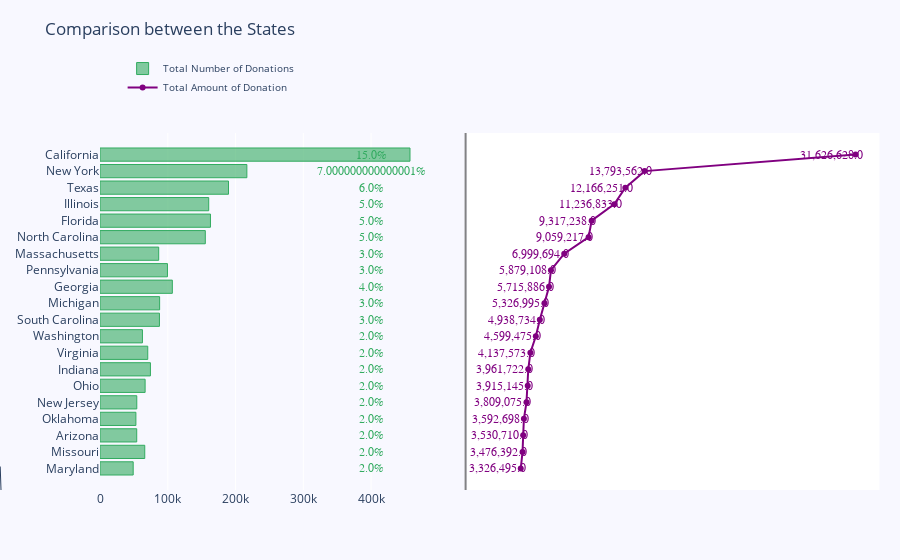

Here is the notebook cell this chart was saved with:
### Code cell
import plotly.graph_objects as go
from plotly.subplots import make_subplots

import numpy as np

m = 20

df_exp = df.groupby('School State').agg({'Donation Amount': 'sum', 'Donor ID': 'count'})
df_exp.loc[:, 'donation_amount_per'] = df_exp.loc[:, 'Donation Amount'] / df_exp['Donation Amount'].sum()
df_exp.loc[:, 'donation_freq_per'] = df_exp.loc[:, 'Donor ID'] / df_exp['Donor ID'].sum()

df_exp = df_exp.sort_values(['Donation Amount', 'Donor ID']).reset_index(drop=False)
y_saving = df_exp['Donor ID'][-m:]
y_net_worth = df_exp['Donation Amount'][-m:]
x = df_exp['School State'][-m:]


# Creating two subplots
fig = make_subplots(rows=1, cols=2, specs=[[{}, {}]], shared_xaxes=True,
                    shared_yaxes=True, vertical_spacing=0.001)

fig.append_trace(go.Bar(
    x=y_saving,
    y=x,
    marker=dict(
        color='rgba(50, 171, 96, 0.6)',
        line=dict(
            color='rgba(50, 171, 96, 1.0)',
            width=1),
    ),
    name='Total Number of Donations',
    orientation='h',
), 1, 1)

fig.append_trace(go.Scatter(
    x=y_net_worth, y=x,
    mode='lines+markers',
    line_color='rgb(128, 0, 128)',
    name='Total Amount of Donation',
), 1, 2)

fig.update_layout(
    title='Comparison between the States',
    yaxis=dict(
        showgrid=False,
        showline=False,
        showticklabels=True,
        domain=[0, 0.85],
    ),
    yaxis2=dict(
        showgrid=False,
        showline=True,
        showticklabels=False,
        linecolor='rgba(102, 102, 102, 0.8)',
        linewidth=2,
        domain=[0, 0.85],
    ),
    xaxis=dict(
        zeroline=False,
        showline=False,
        showticklabels=True,
        showgrid=True,
        domain=[0, 0.42],
    ),
    xaxis2=dict(
        zeroline=False,
        showline=False,
        showticklabels=False,
        showgrid=True,
        domain=[0.47, 1],
        side='top',
        dtick=40000,
    ),
    legend=dict(x=0.029, y=1.038, font_size=10),
    margin=dict(l=100, r=20, t=70, b=70),
    paper_bgcolor='rgb(248, 248, 255)',
    plot_bgcolor='rgb(248, 248, 255)',
)

annotations = []

y_s = np.round(df_exp['donation_freq_per'][-m:], decimals=2)*100
y_nw = np.rint(y_net_worth)

# Adding labels
for ydn, yd, xd in zip(y_nw, y_s, x):
    # labeling the scatter savings
    annotations.append(dict(xref='x2', yref='y2',
                            y=xd, x=ydn - 2000000,
                            text='{:,}'.format(ydn),
                            font=dict(family='Arial', size=12,
                                      color='rgb(128, 0, 128)'),
                            showarrow=False))
    # labeling the bar net worth
    annotations.append(dict(xref='x1', yref='y1',
                            y=xd, x=yd + 400000,
                            text=str(yd) + '%',
                            font=dict(family='Arial', size=12,
                                      color='rgb(50, 171, 96)'),
                            showarrow=False))
# Source
annotations.append(dict(xref='paper', yref='paper',
                        x=-0.2, y=0,
                        font=dict(family='Arial', size=10, color='rgb(150,150,150)'),
                        showarrow=True))

fig.update_layout(annotations=annotations)

fig.show()

### Figure 1 — Plotly figure (JSON) as saved in the notebook; plotly's stock layout.template omitted (floating-point values rounded to 4 significant figures)
{"data": [{"marker": {"color": "rgba(50, 171, 96, 0.6)", "line": {"color": "rgba(50, 171, 96, 1.0)", "width": 1}}, "name": "Total Number of Donations", "orientation": "h", "type": "bar", "x": [48967, 66022, 54186, 52971, 54287, 66555, 74402, 70457, 62621, 87710, 87977, 106723, 99533, 86594, 155390, 162987, 160396, 189607, 216688, 457388], "xaxis": "x", "y": ["Maryland", "Missouri", "Arizona", "Oklahoma", "New Jersey", "Ohio", "Indiana", "Virginia", "Washington", "South Carolina", "Michigan", "Georgia", "Pennsylvania", "Massachusetts", "North Carolina", "Florida", "Illinois", "Texas", "New York", "California"], "yaxis": "y"}, {"line": {"color": "rgb(128, 0, 128)"}, "mode": "lines+markers", "name": "Total Amount of Donation", "type": "scatter", "x": [3326000.0, 3476000.0, 3531000.0, 3593000.0, 3809000.0, 3915000.0, 3962000.0, 4138000.0, 4599000.0, 4939000.0, 5327000.0, 5716000.0, 5879000.0, 7000000.0, 9059000.0, 9317000.0, 11240000.0, 12170000.0, 13790000.0, 31630000.0], "xaxis": "x2", "y": ["Maryland", "Missouri", "Arizona", "Oklahoma", "New Jersey", "Ohio", "Indiana", "Virginia", "Washington", "South Carolina", "Michigan", "Georgia", "Pennsylvania", "Massachusetts", "North Carolina", "Florida", "Illinois", "Texas", "New York", "California"], "yaxis": "y2"}], "layout": {"annotations": [{"font": {"color": "rgb(128, 0, 128)", "family": "Arial", "size": 12}, "showarrow": false, "text": "3,326,495.0", "x": 1326495, "xref": "x2", "y": "Maryland", "yref": "y2"}, {"font": {"color": "rgb(50, 171, 96)", "family": "Arial", "size": 12}, "showarrow": false, "text": "2.0%", "x": 400002, "xref": "x", "y": "Maryland", "yref": "y"}, {"font": {"color": "rgb(128, 0, 128)", "family": "Arial", "size": 12}, "showarrow": false, "text": "3,476,392.0", "x": 1476392, "xref": "x2", "y": "Missouri", "yref": "y2"}, {"font": {"color": "rgb(50, 171, 96)", "family": "Arial", "size": 12}, "showarrow": false, "text": "2.0%", "x": 400002, "xref": "x", "y": "Missouri", "yref": "y"}, {"font": {"color": "rgb(128, 0, 128)", "family": "Arial", "size": 12}, "showarrow": false, "text": "3,530,710.0", "x": 1530710, "xref": "x2", "y": "Arizona", "yref": "y2"}, {"font": {"color": "rgb(50, 171, 96)", "family": "Arial", "size": 12}, "showarrow": false, "text": "2.0%", "x": 400002, "xref": "x", "y": "Arizona", "yref": "y"}, {"font": {"color": "rgb(128, 0, 128)", "family": "Arial", "size": 12}, "showarrow": false, "text": "3,592,698.0", "x": 1592698, "xref": "x2", "y": "Oklahoma", "yref": "y2"}, {"font": {"color": "rgb(50, 171, 96)", "family": "Arial", "size": 12}, "showarrow": false, "text": "2.0%", "x": 400002, "xref": "x", "y": "Oklahoma", "yref": "y"}, {"font": {"color": "rgb(128, 0, 128)", "family": "Arial", "size": 12}, "showarrow": false, "text": "3,809,075.0", "x": 1809075, "xref": "x2", "y": "New Jersey", "yref": "y2"}, {"font": {"color": "rgb(50, 171, 96)", "family": "Arial", "size": 12}, "showarrow": false, "text": "2.0%", "x": 400002, "xref": "x", "y": "New Jersey", "yref": "y"}, {"font": {"color": "rgb(128, 0, 128)", "family": "Arial", "size": 12}, "showarrow": false, "text": "3,915,145.0", "x": 1915145, "xref": "x2", "y": "Ohio", "yref": "y2"}, {"font": {"color": "rgb(50, 171, 96)", "family": "Arial", "size": 12}, "showarrow": false, "text": "2.0%", "x": 400002, "xref": "x", "y": "Ohio", "yref": "y"}, {"font": {"color": "rgb(128, 0, 128)", "family": "Arial", "size": 12}, "showarrow": false, "text": "3,961,722.0", "x": 1961722, "xref": "x2", "y": "Indiana", "yref": "y2"}, {"font": {"color": "rgb(50, 171, 96)", "family": "Arial", "size": 12}, "showarrow": false, "text": "2.0%", "x": 400002, "xref": "x", "y": "Indiana", "yref": "y"}, {"font": {"color": "rgb(128, 0, 128)", "family": "Arial", "size": 12}, "showarrow": false, "text": "4,137,573.0", "x": 2137573, "xref": "x2", "y": "Virginia", "yref": "y2"}, {"font": {"color": "rgb(50, 171, 96)", "family": "Arial", "size": 12}, "showarrow": false, "text": "2.0%", "x": 400002, "xref": "x", "y": "Virginia", "yref": "y"}, {"font": {"color": "rgb(128, 0, 128)", "family": "Arial", "size": 12}, "showarrow": false, "text": "4,599,475.0", "x": 2599475, "xref": "x2", "y": "Washington", "yref": "y2"}, {"font": {"color": "rgb(50, 171, 96)", "family": "Arial", "size": 12}, "showarrow": false, "text": "2.0%", "x": 400002, "xref": "x", "y": "Washington", "yref": "y"}, {"font": {"color": "rgb(128, 0, 128)", "family": "Arial", "size": 12}, "showarrow": false, "text": "4,938,734.0", "x": 2938734, "xref": "x2", "y": "South Carolina", "yref": "y2"}, {"font": {"color": "rgb(50, 171, 96)", "family": "Arial", "size": 12}, "showarrow": false, "text": "3.0%", "x": 400003, "xref": "x", "y": "South Carolina", "yref": "y"}, {"font": {"color": "rgb(128, 0, 128)", "family": "Arial", "size": 12}, "showarrow": false, "text": "5,326,995.0", "x": 3326995, "xref": "x2", "y": "Michigan", "yref": "y2"}, {"font": {"color": "rgb(50, 171, 96)", "family": "Arial", "size": 12}, "showarrow": false, "text": "3.0%", "x": 400003, "xref": "x", "y": "Michigan", "yref": "y"}, {"font": {"color": "rgb(128, 0, 128)", "family": "Arial", "size": 12}, "showarrow": false, "text": "5,715,886.0", "x": 3715886, "xref": "x2", "y": "Georgia", "yref": "y2"}, {"font": {"color": "rgb(50, 171, 96)", "family": "Arial", "size": 12}, "showarrow": false, "text": "4.0%", "x": 400004, "xref": "x", "y": "Georgia", "yref": "y"}, {"font": {"color": "rgb(128, 0, 128)", "family": "Arial", "size": 12}, "showarrow": false, "text": "5,879,108.0", "x": 3879108, "xref": "x2", "y": "Pennsylvania", "yref": "y2"}, {"font": {"color": "rgb(50, 171, 96)", "family": "Arial", "size": 12}, "showarrow": false, "text": "3.0%", "x": 400003, "xref": "x", "y": "Pennsylvania", "yref": "y"}, {"font": {"color": "rgb(128, 0, 128)", "family": "Arial", "size": 12}, "showarrow": false, "text": "6,999,694.0", "x": 4999694, "xref": "x2", "y": "Massachusetts", "yref": "y2"}, {"font": {"color": "rgb(50, 171, 96)", "family": "Arial", "size": 12}, "showarrow": false, "text": "3.0%", "x": 400003, "xref": "x", "y": "Massachusetts", "yref": "y"}, {"font": {"color": "rgb(128, 0, 128)", "family": "Arial", "size": 12}, "showarrow": false, "text": "9,059,217.0", "x": 7059217, "xref": "x2", "y": "North Carolina", "yref": "y2"}, {"font": {"color": "rgb(50, 171, 96)", "family": "Arial", "size": 12}, "showarrow": false, "text": "5.0%", "x": 400005, "xref": "x", "y": "North Carolina", "yref": "y"}, {"font": {"color": "rgb(128, 0, 128)", "family": "Arial", "size": 12}, "showarrow": false, "text": "9,317,238.0", "x": 7317238, "xref": "x2", "y": "Florida", "yref": "y2"}, {"font": {"color": "rgb(50, 171, 96)", "family": "Arial", "size": 12}, "showarrow": false, "text": "5.0%", "x": 400005, "xref": "x", "y": "Florida", "yref": "y"}, {"font": {"color": "rgb(128, 0, 128)", "family": "Arial", "size": 12}, "showarrow": false, "text": "11,236,833.0", "x": 9236833, "xref": "x2", "y": "Illinois", "yref": "y2"}, {"font": {"color": "rgb(50, 171, 96)", "family": "Arial", "size": 12}, "showarrow": false, "text": "5.0%", "x": 400005, "xref": "x", "y": "Illinois", "yref": "y"}, {"font": {"color": "rgb(128, 0, 128)", "family": "Arial", "size": 12}, "showarrow": false, "text": "12,166,251.0", "x": 10166251, "xref": "x2", "y": "Texas", "yref": "y2"}, {"font": {"color": "rgb(50, 171, 96)", "family": "Arial", "size": 12}, "showarrow": false, "text": "6.0%", "x": 400006, "xref": "x", "y": "Texas", "yref": "y"}, {"font": {"color": "rgb(128, 0, 128)", "family": "Arial", "size": 12}, "showarrow": false, "text": "13,793,562.0", "x": 11793562, "xref": "x2", "y": "New York", "yref": "y2"}, {"font": {"color": "rgb(50, 171, 96)", "family": "Arial", "size": 12}, "showarrow": false, "text": "7.000000000000001%", "x": 400007, "xref": "x", "y": "New York", "yref": "y"}, {"font": {"color": "rgb(128, 0, 128)", "family": "Arial", "size": 12}, "showarrow": false, "text": "31,626,628.0", "x": 29626628, "xref": "x2", "y": "California", "yref": "y2"}, {"font": {"color": "rgb(50, 171, 96)", "family": "Arial", "size": 12}, "showarrow": false, "text": "15.0%", "x": 400015, "xref": "x", "y": "California", "yref": "y"}, {"font": {"color": "rgb(150,150,150)", "family": "Arial", "size": 10}, "showarrow": true, "x": -0.2, "xref": "paper", "y": 0, "yref": "paper"}], "legend": {"font": {"size": 10}, "x": 0.029, "y": 1.038}, "margin": {"b": 70, "l": 100, "r": 20, "t": 70}, "paper_bgcolor": "rgb(248, 248, 255)", "plot_bgcolor": "rgb(248, 248, 255)", "title": {"text": "Comparison between the States"}, "xaxis": {"anchor": "y", "domain": [0, 0.42], "showgrid": true, "showline": false, "showticklabels": true, "zeroline": false}, "xaxis2": {"anchor": "y2", "domain": [0.47, 1], "dtick": 40000, "showgrid": true, "showline": false, "showticklabels": false, "side": "top", "zeroline": false}, "yaxis": {"anchor": "x", "domain": [0, 0.85], "showgrid": false, "showline": false, "showticklabels": true}, "yaxis2": {"anchor": "x2", "domain": [0, 0.85], "linecolor": "rgba(102, 102, 102, 0.8)", "linewidth": 2, "matches": "y", "showgrid": false, "showline": true, "showticklabels": false}}}
